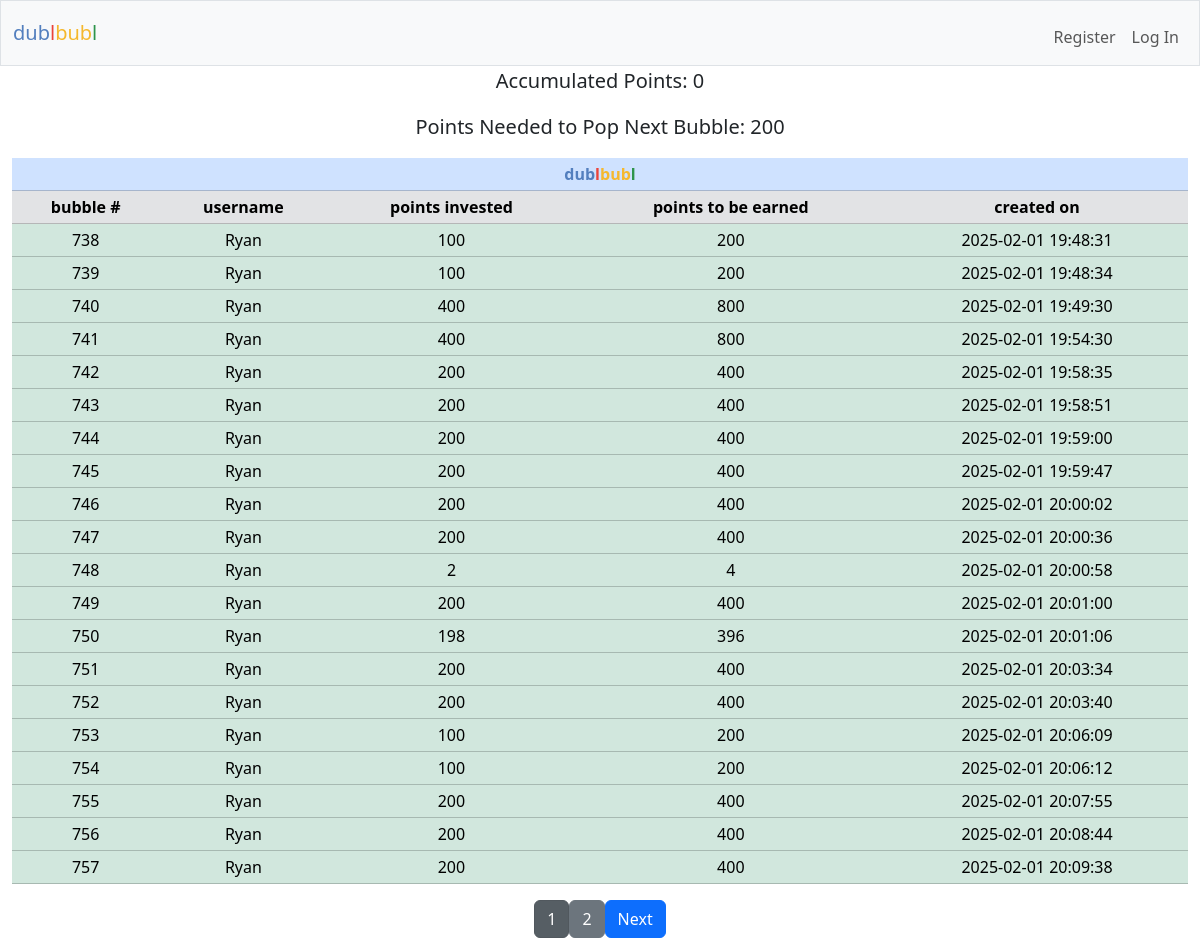
Before: / with the older database file.
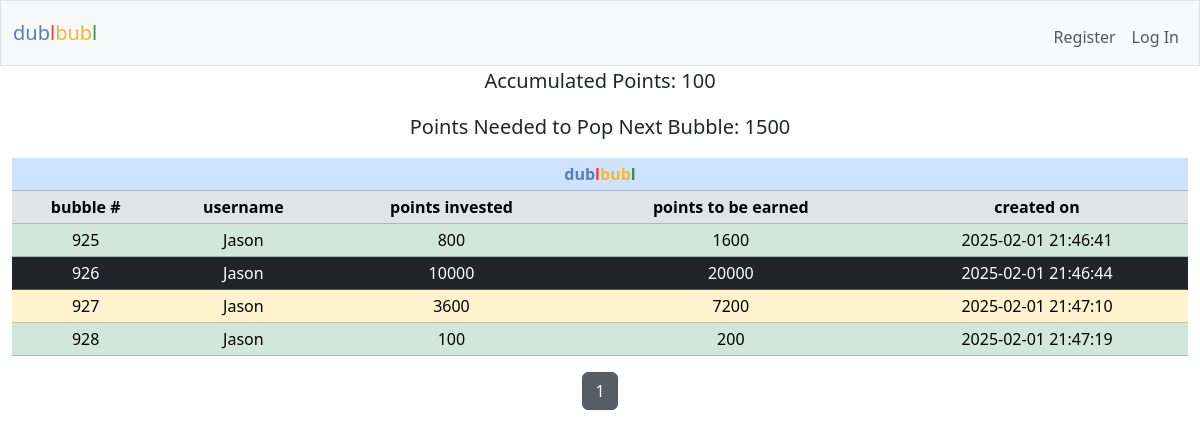
After: the same page with the newer database file.
### tables this page shows
CREATE TABLE points_tracker (
            tracker_id INTEGER PRIMARY KEY AUTOINCREMENT NOT NULL,
            current_points_in INTEGER NOT NULL,
            date_created TEXT NOT NULL        
        );

CREATE TABLE dublbubl (
    row_id INTEGER PRIMARY KEY AUTOINCREMENT NOT NULL,
    user_id INTEGER NOT NULL,
    username TEXT NOT NULL,
    points_in INTEGER NOT NULL,
    points_out INTEGER NOT NULL,
    date_created TEXT NOT NULL,        
    FOREIGN KEY (user_id) REFERENCES users(id)
    FOREIGN KEY (username) REFERENCES users(username)
);

### app.py (the view)
@app.route("/", methods=["GET", "POST"])
def index():
    try:
        dublbubl = cur.execute("SELECT * FROM dublbubl").fetchall()
        rows_per_page = 20
        page = request.args.get("page", 1, type=int)
        offset = (page - 1) * rows_per_page
        dublbubl = cur.execute("""
            SELECT * FROM dublbubl
            ORDER BY row_id ASC
            LIMIT ? OFFSET ?
        """, (rows_per_page, offset)).fetchall()
        total_rows = cur.execute("SELECT COUNT(*) FROM dublbubl").fetchone()[0]
        total_pages = (total_rows + rows_per_page - 1) // rows_per_page
        current_points_in = cur.execute("SELECT current_points_in FROM points_tracker").fetchone()
        oldest_row_points_out = cur.execute("SELECT points_out FROM dublbubl ORDER BY row_id ASC LIMIT 1").fetchone()
        user_id = session.get("user_id")
        if user_id:
            user = cur.execute("SELECT * FROM users WHERE id = ?", (user_id,)).fetchall()
            user_history = cur.execute("SELECT * FROM dublbubl_history WHERE creator_id = ? ORDER BY row_id DESC LIMIT 5", (user_id,)).fetchall()
        else:
            user = None
            user_history = None
    except sqlite3.OperationalError as e:
        print("Error: dublbubl_history table does not exist, creating it.")
        init_db()
    if current_points_in is None or oldest_row_points_out is None:
        print("Error: current_points_in or oldest_row_points_out is None.")
        points_in_required = 0  # Default value
    else:
        points_in_required = oldest_row_points_out[0] - current_points_in[0]
    socketio.emit("update_points_info", {
        "current_points_in": current_points_in[0],  # Emitting the actual points_in value
        "points_in_required": points_in_required  # Emitting the calculated points_in_required
    })  # Broadcasts to all connected clients
    points = request.form.get("points")
    current_date = datetime.datetime.now().strftime("%Y-%m-%d %H:%M:%S")
    if request.method == "POST":
        if user_id is None:
            return "You must be logged in to submit points."
        if not points:
            return "No points entered"
        try:
            points = int(points)
        except ValueError:
            return "Invalid Input"
        if points is None:
            return "Invalid Input"
        elif points <= 0 or points > 10000:
            return "Points must be between 1 and 10000"
        user_id = session["user_id"]
        user = cur.execute("SELECT * FROM users WHERE id = ?", (user_id,)).fetchone()
        current_points = cur.execute("SELECT points FROM users WHERE id = ?", (user[0],)).fetchone()
        current_points = current_points[0] if current_points else 0  # Default to 0 if no value exists
        if current_points < points:
            return "not enough points"
        try:
            cur.execute("""
            INSERT INTO dublbubl (row_id, user_id, username, points_in, points_out, date_created)
            VALUES (?, ?, ?, ?, ?, ?)
            """, (None, user[0], user[1], points, (points * 2), current_date))
            con.commit()
            updated_rows = cur.execute("""
                SELECT * FROM dublbubl
                ORDER BY row_id ASC
                LIMIT ? OFFSET ?
            """, (rows_per_page, offset)).fetchall()
            socketio.emit("update_table", {"rows": updated_rows, "page": page})
            total_points = current_points - points
            if total_points < 0:
                return "Error: Insufficient points balance."
            cur.execute("UPDATE users SET points = ? WHERE id = ?", (total_points, user[0]))
            con.commit()
            socketio.emit("update_point_balance", {
                "point_balance": total_points  # Emitting only the total points balance
            }, room=user[0])  # Emits only to the specific user
            print(f"Emitting update to room: {user[0]} with new balance: {total_points}")
        except Exception as e:
            print(f"Error inserting row into dublbubl: {e}")
            con.rollback()
        current_points_in = cur.execute("SELECT current_points_in FROM points_tracker").fetchone()
        row_count = cur.execute("SELECT COUNT(*) FROM dublbubl").fetchone()[0]
        print(f"Number of rows in dublbubl: {row_count}")
        if row_count > 1:
            if current_points_in:
                new_points_in = current_points_in[0] + points
                cur.execute("UPDATE points_tracker SET current_points_in = ?, date_created = ?", (new_points_in, current_date))
            else:
                cur.execute("INSERT INTO points_tracker (current_points_in, date_created) VALUES (?, ?)", (points, current_date))
            con.commit()
        else:
            new_points_in = current_points_in[0] if current_points_in else 0
            print(f"New points in is { new_points_in }")
        oldest_row_points_out = cur.execute("SELECT points_out FROM dublbubl ORDER BY row_id ASC LIMIT 1").fetchone()
        print(f"Oldest row points out: {oldest_row_points_out[0]}")
        if oldest_row_points_out is None:
            print("No rows found in dublbubl. Exiting loop.")
        else:
            while new_points_in >= oldest_row_points_out[0]:
                oldest_row_id = cur.execute("SELECT row_id FROM dublbubl ORDER BY row_id ASC LIMIT 1").fetchone()
                oldest_row = cur.execute("SELECT * FROM dublbubl ORDER BY row_id ASC LIMIT 1").fetchone()
                if oldest_row is not None:
                        current_total_points = cur.execute("SELECT total_points_earned FROM users WHERE id = ?", (oldest_row[1],)).fetchone()
                        if current_total_points is None:
                            print("No points found for this user.")
                            current_total_points = 0  # Default to 0 if no value exists
                        else:
                            current_total_points = current_total_points[0]  # Extract the value from the tuple
                        print(f"Current total points: {current_total_points}")
                        points = cur.execute("SELECT points FROM users WHERE id = ?", (oldest_row[1],)).fetchone()
                        if points is None:
                            print("No points balance found for this user.")
                            points = 0  # Default to 0 if no value exists
                        else:
                            points = points[0]  # Extract the value from the tuple
                        print(f"User's point balance: {points}")
                else:
                    print("Oldest row is None, skipping points check.")
                if oldest_row:
                    cur.execute("""
                    INSERT INTO dublbubl_history (user_id, username, row_id, creator_id, creator_username, points_in, points_out, date_created, date_archived)
                    VALUES (?, ? ,?, ?, ? ,?, ?, ?, ?)
                    """, (user[0], user[1], oldest_row[0], oldest_row[1], oldest_row[2], oldest_row[3], oldest_row[4], oldest_row[5], current_date))
                    con.commit()
                    updated_user_history = cur.execute("""
                        SELECT * FROM dublbubl_history
                        WHERE creator_id = ?
                        ORDER BY row_id DESC
                        LIMIT 5
                    """, (user[0],)).fetchall()
                    print(f"Checking user[0]: {user[0]}")
                    print(f"Fetching history for creator_id: {user[0]}")
                    print("Fetched history:", updated_user_history)
                    socketio.emit("update_user_history", {
                        "history": [
                            {
                                "bubble_number": row[3],
                                "points_invested": row[6],
                                "points_earned": row[7],
                                "created_on": row[8],
                                "archived_on": row[9]
                            } for row in updated_user_history
                        ]
                    }, room=user[0])  # Emits only to the specific user
                    print(f"Emitting update to room: {user[0]} with updated user history: {oldest_row[4]}")
                    total_points_earned = current_total_points + oldest_row[4]
                    cur.execute("UPDATE users SET total_points_earned = ? WHERE id = ?", (total_points_earned, oldest_row[1]))
                    con.commit()
                    total_points = points + oldest_row[4]
                    cur.execute("UPDATE users SET points = ? WHERE id = ?", (total_points, oldest_row[1]))
                    con.commit()
                    current_total_points = total_points_earned
                    updated_total_points = cur.execute("SELECT points FROM users WHERE id = ?",(user_id,)).fetchone()
                    updated_total_points = updated_total_points[0] if updated_total_points else 0
                    socketio.emit("update_point_balance", {
                        "point_balance": updated_total_points  # Only emitting the total points balance
                    }, room=user_id)  # Emits only to the specific user
                    print(f"Emitting update to room: {user_id} with new balance: {updated_total_points}")
                if oldest_row_id is not None:
                    cur.execute("DELETE FROM dublbubl WHERE row_id = ?", (oldest_row_id[0],))
                    con.commit()
                else:
                    print("Error: oldest_row_id is None, unable to delete row.")
                remaining_points_in = new_points_in - oldest_row_points_out[0]
                cur.execute("UPDATE points_tracker SET current_points_in = ?, date_created = ?", (remaining_points_in, current_date))
                con.commit()
                updated_rows = cur.execute("""
                    SELECT * FROM dublbubl
                    ORDER BY row_id ASC
                    LIMIT ? OFFSET ?
                """, (rows_per_page, offset)).fetchall()
                socketio.emit("update_table", {"rows": updated_rows, "page": page})
                print(f"Emitting updated rows to room: {user[0]}")
                new_points_in = remaining_points_in
                oldest_row_points_out = cur.execute("SELECT points_out FROM dublbubl ORDER BY row_id ASC LIMIT 1").fetchone()
                if new_points_in <= 0 or oldest_row_points_out is None:
                    print("No more rows in dublbubl. Exiting loop.")
                    break
        return redirect("/")
    else:
        return render_template('index.html', dublbubl=dublbubl, user=user, current_points_in=current_points_in, points_in_required=points_in_required, user_history=user_history, page=page, total_pages=total_pages)

### app.py (called while the page is built)
@app.after_request
def after_request(response):
    response.headers["Cache-Control"] = "no-cache, no-store, must-revalidate"
    response.headers["Expires"] = 0
    response.headers["Pragma"] = "no-cache"
    return response

### templates/index.html (shortened to what this page needs)
{% extends "layout.html" %}
{% block main %}
<figure class="text-center">
  <blockquote class="blockquote">
    <p id="current_points_in">Accumulated Points: {{ current_points_in[0] }}</p>
    <p id="points_in_required">Points Needed to Pop Next Bubble: {{ points_in_required }}</p>
  </blockquote>
</figure>
<table class="table table-success table-sm text-center">
  <thead class="table-primary">
    <tr class="table-primary">
      <th class="table-primary" colspan="5"><span class="blue">dub</span><span class="red">l</span><span class="yellow">bub</span><span class="green">l</span></th>
    </tr>
  </thead>
  <thead>
    <tr class="table-secondary">
      <th>bubble #</th>
      <th>username</th>
      <th>points invested</th>
      <th>points to be earned</th>
      <th>created on</th>
    </tr>
  </thead>
  <tbody id="dublbubl">
    {% for row in dublbubl %}
    <tr class="
    {% if row[3] == 10000 %}
      table-dark
    {% elif row[3] > 5000 %}
      table-danger
    {% elif row[3] > 1000 %}
      table-warning
    {% else %}
      table-success
    {% endif %}
    ">
      <td>{{ row[0] }}</td>
      <td>{{ row[2] }}</td>
      <td>{{ row[3] }}</td>
      <td>{{ row[4] }}</td>
      <td>{{ row[5] }}</td>
    </tr>
    {% endfor %}
  </tbody>
</table>
<div class="pagination d-flex justify-content-center align-items-center">
  {% for p in range(1, total_pages + 1) %}
    <a href="{{ url_for('index', page=p) }}" class="btn btn-secondary {% if p == page %}active{% endif %}">
      {{ p }}
    </a>
  {% endfor %}
  {% if page < total_pages %}
    <a href="{{ url_for('index', page=page+1) }}" class="btn btn-primary">Next</a>
  {% endif %}
</div>
{% endblock %}

### templates/layout.html (shortened to what this page needs)
<!DOCTYPE html>
<html lang="en">
  <head>
    <link href="https://cdn.jsdelivr.net/npm/bootstrap@5.3.3/dist/css/bootstrap.min.css" rel="stylesheet">
    <link rel="stylesheet" href="/static/style.css">
  </head>
  <body>
    <nav class="bg-light border navbar navbar-expand-md navbar-light">
      <div class="container-fluid">
          <a class="navbar-brand" href="/"><span class="blue">dub</span><span class="red">l</span><span class="yellow">bub</span><span class="green">l</span></a>
          <div class="collapse navbar-collapse" id="navbar">
              {% if session["user_id"] %}
                  <ul class="navbar-nav me-auto mt-2">
                    <li class="nav-item"><a class="nav-link" href="/leaderboard">Leaderboard</a></li>
                    <li class="nav-item"><a class="nav-link" href="/history">History</a></li>
                  </ul>
                  <ul class="navbar-nav ms-auto mt-2">
                    <li class="nav-item"><a class="nav-link" href="/account">Account</a></li>
                    <li class="nav-item"><a class="nav-link" href="/logout">Log Out</a></li>
                  </ul>
              {% else %}
                  <ul class="navbar-nav ms-auto mt-2">
                    <li class="nav-item"><a class="nav-link" href="/register">Register</a></li>
                    <li class="nav-item"><a class="nav-link" href="/login">Log In</a></li>
                  </ul>
              {% endif %}
          </div>
      </div>
  </nav>
      <main class="container-fluid">
        {% block main %}{% endblock %}
      </main>
  </body>
</html>

### static/style.css (style rules this page uses)
* { margin: 0; padding: 0; box-sizing: border-box; }
html { font-family:Arial, Helvetica, sans-serif; font-size: 1rem; }
body { height: 100vh; }
.blue { color: #537fbe; }
.red { color: #ea433b; }
.yellow { color: #f5b82e; }
.green { color: #2e944b; }

Changed rows visible on the page:
removed dublbubl: row_id "738", username "Ryan", points_in "100", points_out "200", date_created "2025-02-01 19:48:31"
removed dublbubl: row_id "739", username "Ryan", points_in "100", points_out "200", date_created "2025-02-01 19:48:34"
removed dublbubl: row_id "740", username "Ryan", points_in "400", points_out "800", date_created "2025-02-01 19:49:30"
removed dublbubl: row_id "741", username "Ryan", points_in "400", points_out "800", date_created "2025-02-01 19:54:30"
removed dublbubl: row_id "742", username "Ryan", points_in "200", points_out "400", date_created "2025-02-01 19:58:35"
removed dublbubl: row_id "743", username "Ryan", points_in "200", points_out "400", date_created "2025-02-01 19:58:51"
removed dublbubl: row_id "744", username "Ryan", points_in "200", points_out "400", date_created "2025-02-01 19:59:00"
removed dublbubl: row_id "745", username "Ryan", points_in "200", points_out "400", date_created "2025-02-01 19:59:47"
removed dublbubl: row_id "746", username "Ryan", points_in "200", points_out "400", date_created "2025-02-01 20:00:02"
removed dublbubl: row_id "747", username "Ryan", points_in "200", points_out "400", date_created "2025-02-01 20:00:36"
removed dublbubl: row_id "748", username "Ryan", points_in "2", points_out "4", date_created "2025-02-01 20:00:58"
removed dublbubl: row_id "749", username "Ryan", points_in "200", points_out "400", date_created "2025-02-01 20:01:00"
removed dublbubl: row_id "750", username "Ryan", points_in "198", points_out "396", date_created "2025-02-01 20:01:06"
removed dublbubl: row_id "751", username "Ryan", points_in "200", points_out "400", date_created "2025-02-01 20:03:34"
removed dublbubl: row_id "752", username "Ryan", points_in "200", points_out "400", date_created "2025-02-01 20:03:40"
removed dublbubl: row_id "753", username "Ryan", points_in "100", points_out "200", date_created "2025-02-01 20:06:09"
removed dublbubl: row_id "754", username "Ryan", points_in "100", points_out "200", date_created "2025-02-01 20:06:12"
removed dublbubl: row_id "755", username "Ryan", points_in "200", points_out "400", date_created "2025-02-01 20:07:55"
removed dublbubl: row_id "756", username "Ryan", points_in "200", points_out "400", date_created "2025-02-01 20:08:44"
removed dublbubl: row_id "757", username "Ryan", points_in "200", points_out "400", date_created "2025-02-01 20:09:38"
changed points_tracker: current_points_in "0" → "100"
added dublbubl: row_id "925", username "Jason", points_in "800", points_out "1600", date_created "2025-02-01 21:46:41"
added dublbubl: row_id "926", username "Jason", points_in "10000", points_out "20000", date_created "2025-02-01 21:46:44"
added dublbubl: row_id "927", username "Jason", points_in "3600", points_out "7200", date_created "2025-02-01 21:47:10"
added dublbubl: row_id "928", username "Jason", points_in "100", points_out "200", date_created "2025-02-01 21:47:19"
Other visible differences:
{{ points_in_required }}: "200" → "1500"
list line gone: "2"
text no longer shown: "Next"
